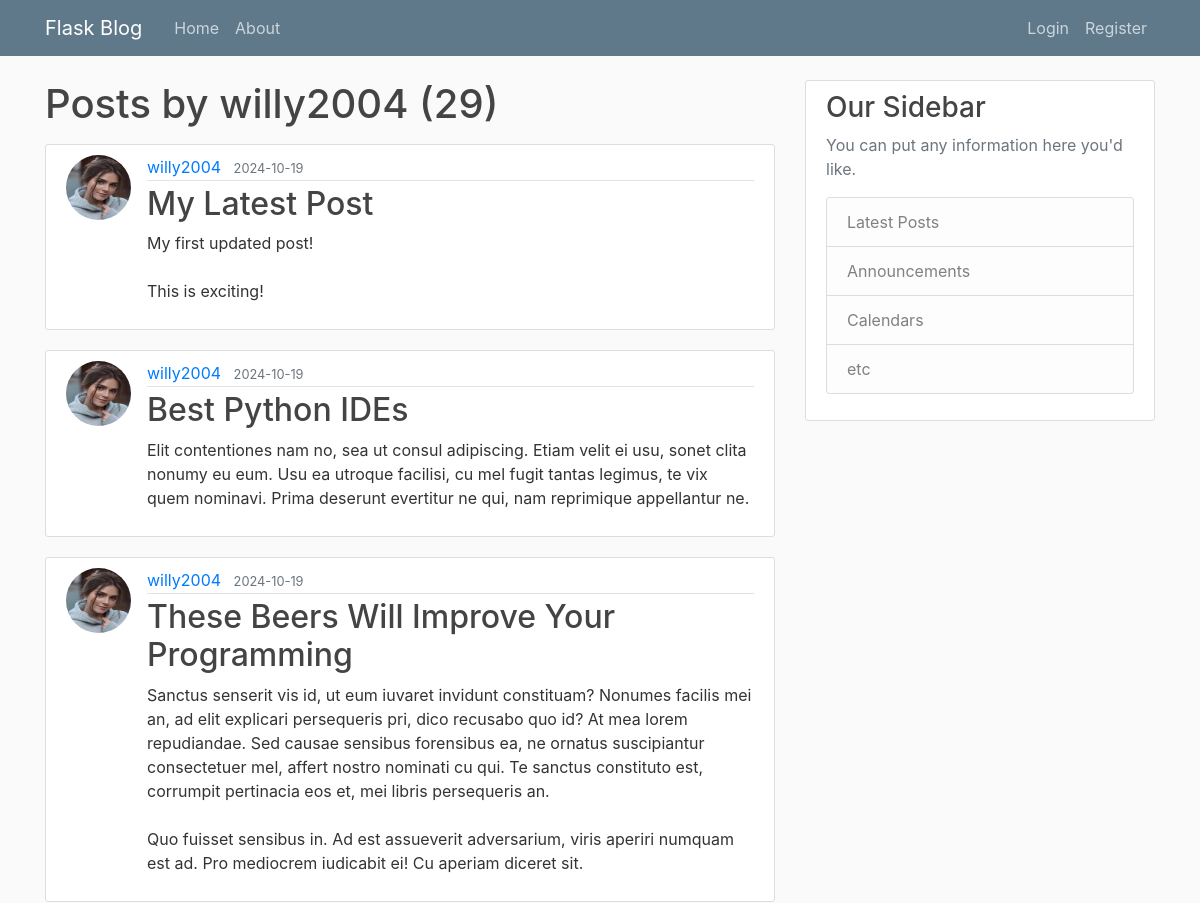
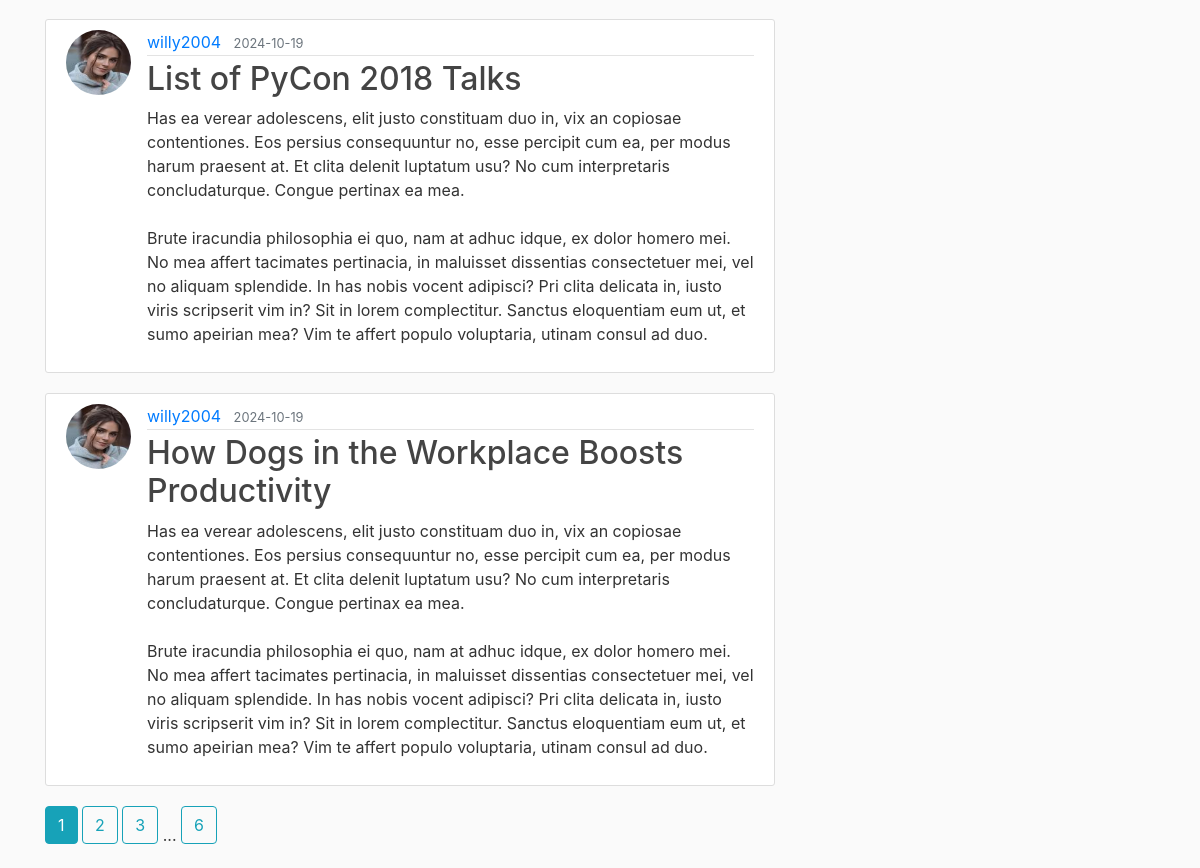
The page /users/willy2004 on the database its author committed (2 pictures, top to bottom).
### flaskblog/models.py (models this page shows, shortened)
class User(db.Model, UserMixin):
    id = db.Column(db.Integer, primary_key=True)
    username = db.Column(db.String(20), unique=True, nullable=False)
    email = db.Column(db.String(120), unique=True, nullable=False)
    image_file = db.Column(db.String(20), nullable=False, default='default.jpg')
    password = db.Column(db.String(60), nullable=False)
    posts = db.relationship('Post', backref='author', lazy=True)

class Post(db.Model):
    id = db.Column(db.Integer, primary_key=True)
    title = db.Column(db.String(100), nullable=False)
    date_posted = db.Column(db.DateTime, nullable=False, default=datetime.utcnow)
    content = db.Column(db.Text, nullable=False)
    user_id = db.Column(db.Integer, db.ForeignKey('user.id'), nullable=False)

### flaskblog/users/routes.py (the view)
@users.route("/users/<string:username>")
def users_post(username):
    page = request.args.get('page', 1, type=int)
    users = User.query.filter_by(username=username).first_or_404()
    posts = Post.query.filter_by(author=users).order_by(Post.date_posted.desc()).paginate(page=page, per_page=5)
    return render_template('user_posts.html', posts=posts, users=users)

### flaskblog/templates/user_posts.html
{% extends "layout.html" %}
{% block content %}
    <h1 class="mb-3">Posts by {{ users.username }} ({{ posts.total }})</h1>
    {% for post in posts.items %}
        <article class="media content-section">
          <img class="rounded-circle article-img" src="{{ url_for('static', filename='profile_img/' + post.author.image_file) }}">
          <div class="media-body">
            <div class="article-metadata">
              <a class="mr-2" href="{{ url_for('users.users_post', username=post.author.username) }}">{{ post.author.username }}</a>
              <small class="text-muted">{{ post.date_posted.strftime('%Y-%m-%d') }}</small>
            </div>
            <h2><a class="article-title" href="{{url_for('posts.post', post_id=post.id)}}">{{ post.title }}</a></h2>
            <p class="article-content">{{ post.content }}</p>
          </div>
        </article>
    {% endfor %}
    {% for page_num in posts.iter_pages(left_edge=1, right_edge=1, left_current=1, right_current=2) %}
    {% if page_num %}
      {% if posts.page == page_num %}
        <a class="btn btn-info mb-4" href="{{ url_for('users.users_post', username=users.username, page=page_num) }}">{{ page_num }}</a>
      {% else %}
        <a class="btn btn-outline-info mb-4" href="{{ url_for('users.users_post', username=users.username, page=page_num) }}">{{ page_num }}</a>
      {% endif %}
    {% else %}
      ...
    {% endif %}
  {% endfor %}
{% endblock content %}

### flaskblog/static/main.css (style rules this page uses)
body { background: #fafafa; color: #333333; margin-top: 5rem; }
h1, h2, h3, h4, h5, h6 { color: #444444; }
.content-section { background: #ffffff; padding: 10px 20px; border: 1px solid #dddddd; border-radius: 3px; margin-bottom: 20px; }
.article-title { color: #444444; }
.article-content { white-space: pre-line; }
.article-img { height: 65px; width: 65px; margin-right: 16px; }
.article-metadata { padding-bottom: 1px; margin-bottom: 4px; border-bottom: 1px solid #e3e3e3 }

### rows shown on the page
User: username "willy2004"
Post: image_file (picture), author.username "willy2004", date_posted "2024-10-19", title "My Latest Post", content "My first updated post! This is exciting!"
Post: image_file (picture), author.username "willy2004", date_posted "2024-10-19", title "Best Python IDEs", content "Elit contentiones nam no, sea ut consul adipiscing. Etiam velit ei usu, sonet clita nonumy eu eum. Usu ea utroque facilisi, cu mel fugit tantas legimus, te vix quem nominavi. Prima deserunt evertitur ne qui, nam reprimique appellantur ne."
Post: image_file (picture), author.username "willy2004", date_posted "2024-10-19", title "These Beers Will Improve Your Programming", content "Sanctus senserit vis id, ut eum iuvaret invidunt constituam? Nonumes facilis mei an, ad elit explicari persequeris pri, dico recusabo quo id? At mea lorem repudiandae. Sed causae sensibus forensibus ea, ne ornatus suscipiantur consectetuer mel, affert nostro nominati cu qui. Te sanctus constituto est, corrumpit pertinacia eos et, mei libris persequeris an. Quo fuisset sensibus in. Ad est assueverit adversarium, viris aperiri numquam est ad. Pro mediocrem iudicabit ei! Cu aperiam diceret sit."
Post: image_file (picture), author.username "willy2004", date_posted "2024-10-19", title "List of PyCon 2018 Talks", content "Has ea verear adolescens, elit justo constituam duo in, vix an copiosae contentiones. Eos persius consequuntur no, esse percipit cum ea, per modus harum praesent at. Et clita delenit luptatum usu? No cum interpretaris concludaturque. Congue pertinax ea mea. Brute iracundia philosophia ei quo, nam at adhuc idque, ex dolor homero mei. No mea affert tacimates pertinacia, in maluisset dissentias consectetuer mei, vel no aliquam splendide. In has nobis vocent adipisci? Pri clita delicata in, iusto viris scripserit vim in? Sit in lorem complectitur. Sanctus eloquentiam eum ut, et sumo apeirian mea? Vim te affert populo voluptaria, utinam consul ad duo."
Post: image_file (picture), author.username "willy2004", date_posted "2024-10-19", title "How Dogs in the Workplace Boosts Productivity", content "Has ea verear adolescens, elit justo constituam duo in, vix an copiosae contentiones. Eos persius consequuntur no, esse percipit cum ea, per modus harum praesent at. Et clita delenit luptatum usu? No cum interpretaris concludaturque. Congue pertinax ea mea. Brute iracundia philosophia ei quo, nam at adhuc idque, ex dolor homero mei. No mea affert tacimates pertinacia, in maluisset dissentias consectetuer mei, vel no aliquam splendide. In has nobis vocent adipisci? Pri clita delicata in, iusto viris scripserit vim in? Sit in lorem complectitur. Sanctus eloquentiam eum ut, et sumo apeirian mea? Vim te affert populo voluptaria, utinam consul ad duo."

### other values the page prints
{{ posts.total }} "29"
{{ page_num }} "1"
{{ page_num }} "2" "3" "6"
